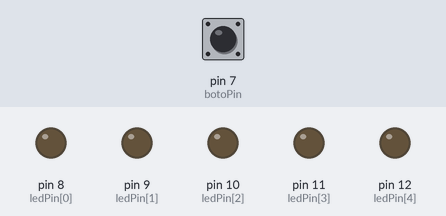
The sketch below on a simulated Arduino Uno, built with avr-gcc and run on an emulated ATmega328P. On the bench: output pins drawn as LEDs (lit = HIGH). Dashed ring = blinking. The test bench sets the inputs (shaded band); at power-on: pin 7 (botoPin) LOW.

Above: at 1.2 s.
1.3 s: pin 7 (botoPin) pulled HIGH for 0.15 s
At 1.6 s:
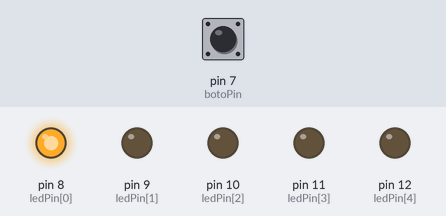
4.4 s: pin 7 (botoPin) pulled HIGH for 1 s
At 5.3 s:
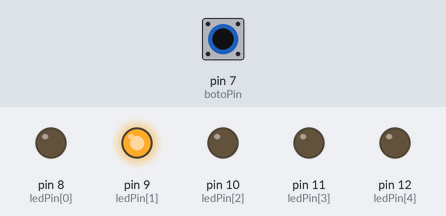
8.4 s: pin 7 (botoPin) pulled HIGH for 3.2 s
At 9.8 s:
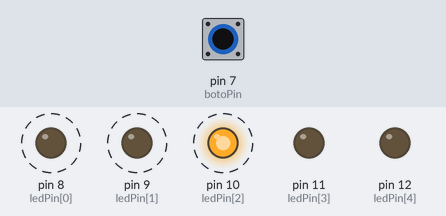
Timing chart, 0 to 14.9 s (numbered marks = the images above; inputs shaded):
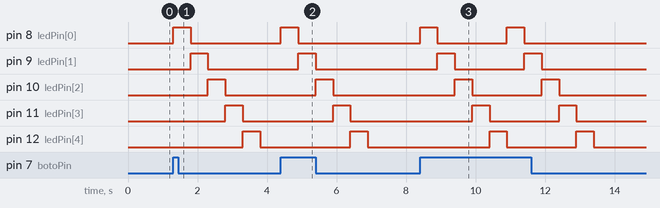

Measured:
- after the input at 1.3 s, pin 8 (ledPin[0]): LOW → HIGH at once, → LOW 0.50 s later; pin 9 (ledPin[1]): LOW → HIGH after 0.50 s, → LOW 0.50 s later; pin 10 (ledPin[2]): LOW → HIGH after 1.0 s, → LOW 0.50 s later; pin 11 (ledPin[3]): LOW → HIGH after 1.5 s, → LOW 0.50 s later; pin 12 (ledPin[4]): LOW → HIGH after 2.0 s, → LOW 0.50 s later
- after the input at 4.4 s, pin 8 (ledPin[0]): LOW → HIGH at once, → LOW 0.50 s later; pin 9 (ledPin[1]): LOW → HIGH after 0.50 s, → LOW 0.50 s later; pin 10 (ledPin[2]): LOW → HIGH after 1.0 s, → LOW 0.50 s later; pin 11 (ledPin[3]): LOW → HIGH after 1.5 s, → LOW 0.50 s later; pin 12 (ledPin[4]): LOW → HIGH after 2.0 s, → LOW 0.50 s later
- after the input at 8.4 s, pin 8 (ledPin[0]): alternates HIGH for 0.50 s and LOW for 2.0 s, 4 changes in all, then stays LOW, starting at once; pin 9 (ledPin[1]): alternates HIGH for 0.50 s and LOW for 2.0 s, 4 changes in all, then stays LOW, starting after 0.50 s

The sketch:

Practica_2.ino
```cpp
 /*
  Intermitencia
  Enciende un LED durante medio segundo y lo apaga. Repite la accion en los 5 leds

 */


 int ledPin [] = {8, 9, 10, 11, 12};
 int temps = 500;
 int botoPin = 7;
 int boto = 0;


 void setup() {

  for (int i = 0; i < 5; i++){
    pinMode(ledPin[i], OUTPUT);
  }

  pinMode(botoPin, INPUT);

  for (int i = 0; i < 5; i++){
     digitalWrite(ledPin[i], LOW);
  }
 }


 void loop() {
   boto = digitalRead(botoPin);

   if(boto == 1){
       secuencia();
   }else{
       for (int i = 0; i < 5; i++){
         digitalWrite(ledPin[i], LOW);
       }
   }
 }


 void secuencia(){
   for(int i = 0; i < 5; i++){
     digitalWrite(ledPin[i], HIGH);
     delay(temps);
     digitalWrite(ledPin[i], LOW);
   }

 }
```
